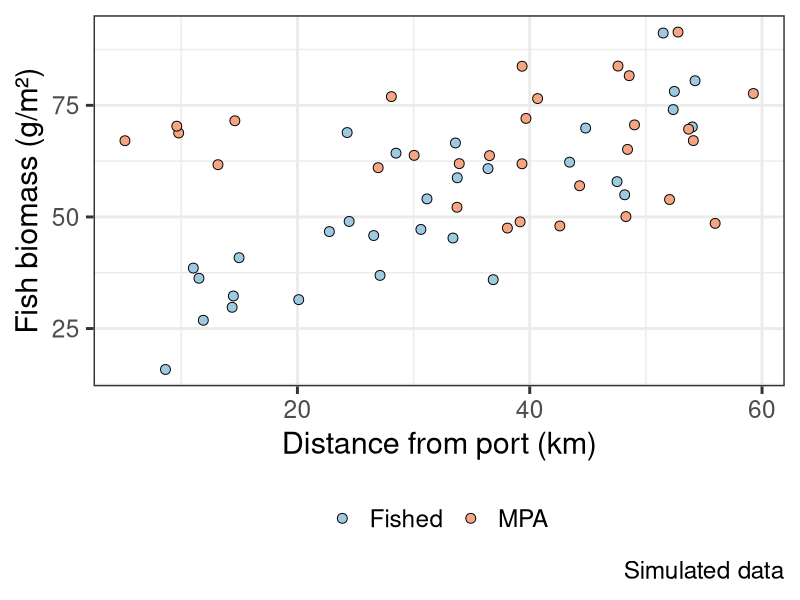
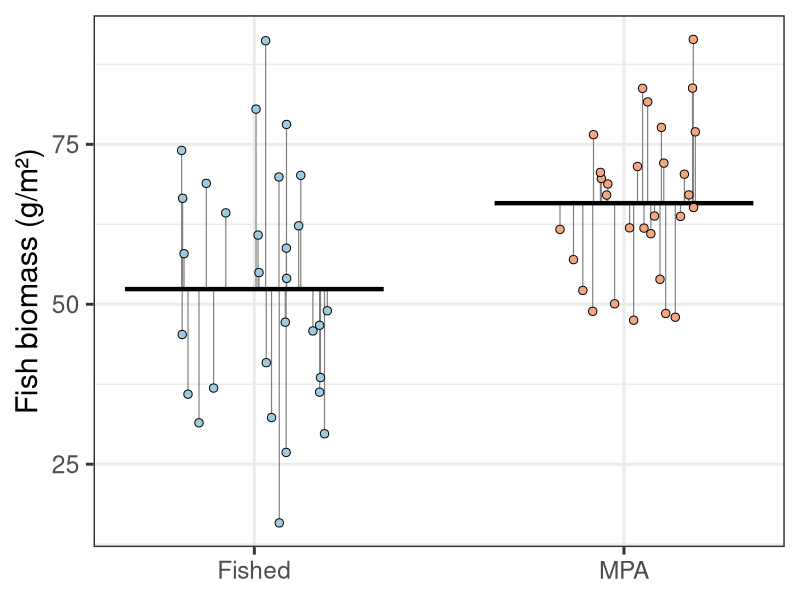
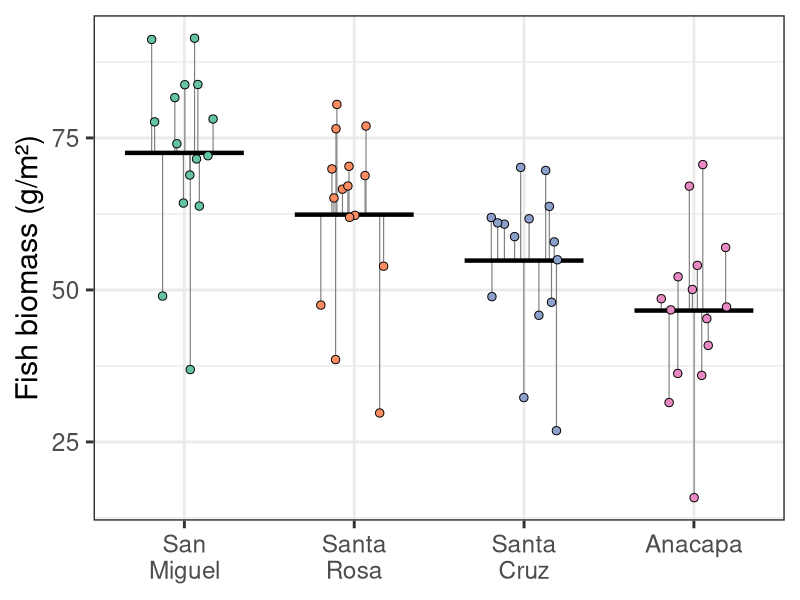
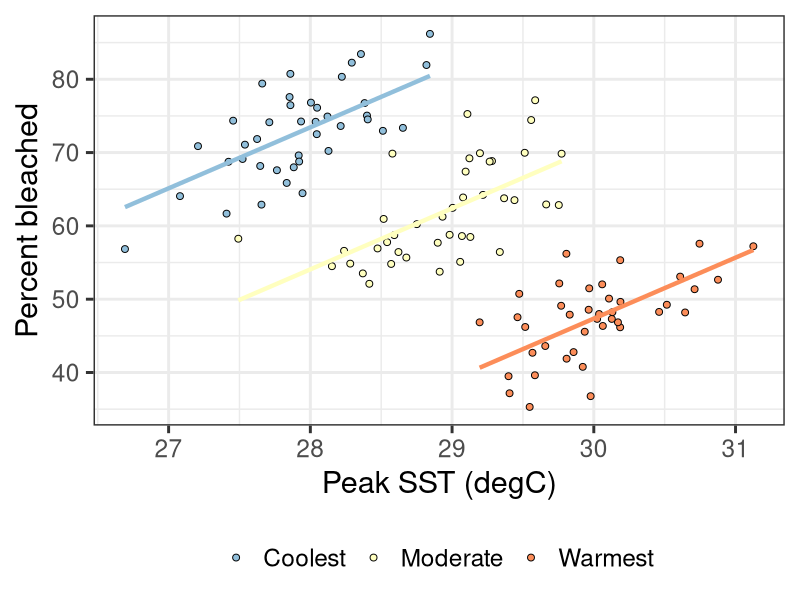
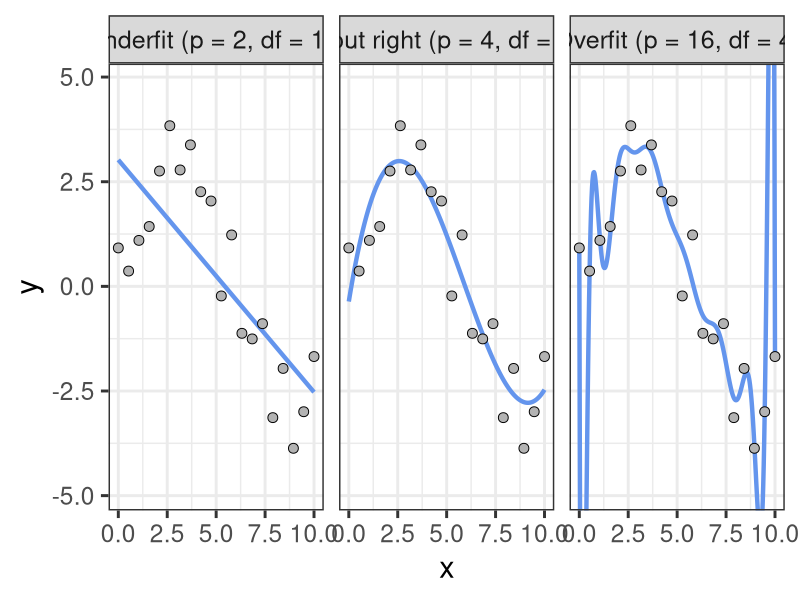
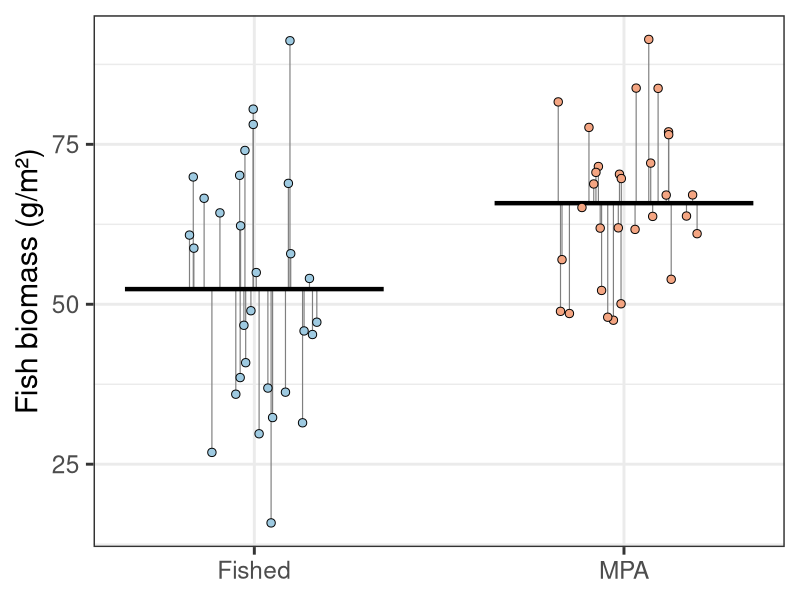
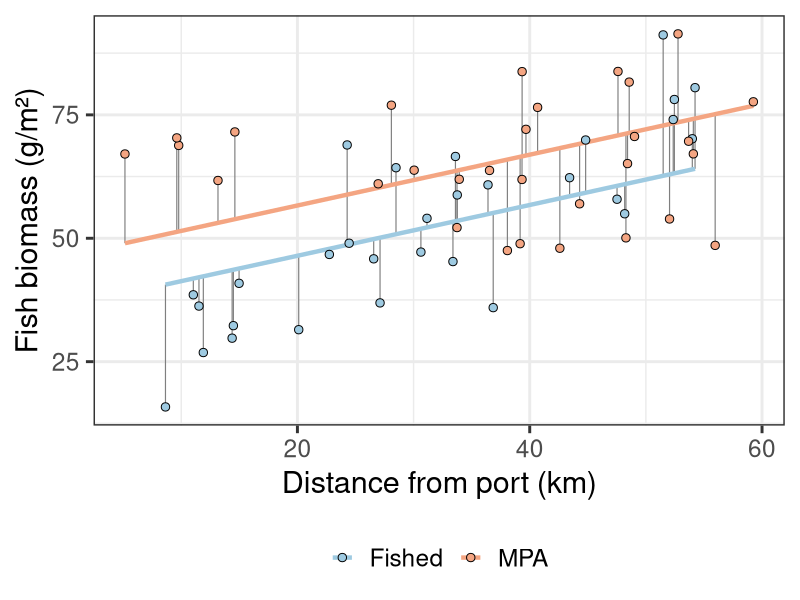
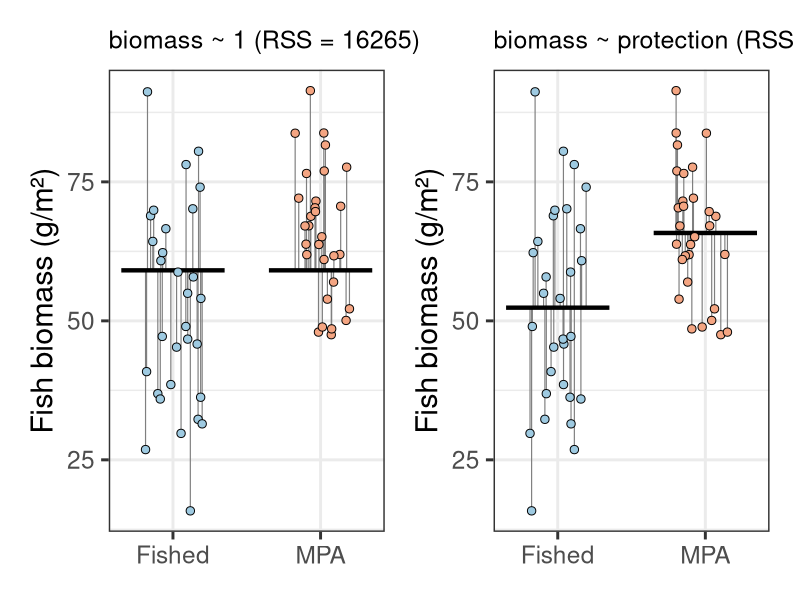

Here is the R script that generated these plots, in order:
## ---- chunk 1
#| label: setup
#| message: false

library(tidyverse)
set.seed(222)
theme_set(theme_bw(22))

# Kelp forest fish biomass at Channel Islands sites. MPAs boost biomass, and
# fished sites recover with distance from port (less fishing pressure).
islands <- c("San Miguel", "Santa Rosa", "Santa Cruz", "Anacapa")
kelp <- tibble(
  island = factor(rep(islands, each = 15), levels = islands),
  protection = factor(
    sample(rep(c("Fished", "MPA"), 30)),
    levels = c("Fished", "MPA")
  ),
  dist_port_km = runif(60, 5, 60)
) |>
  mutate(
    mpa = as.numeric(protection == "MPA"),
    island_effect = c(0, -6, -12, -18)[as.integer(island)],
    biomass = rnorm(
      n(),
      45 + island_effect + 25 * mpa + 0.6 * dist_port_km -
        0.5 * dist_port_km * mpa,
      9
    )
  )

kelp_null <- lm(biomass ~ 1, kelp)
kelp_prot <- lm(biomass ~ protection, kelp)
kelp_island <- lm(biomass ~ island, kelp)
kelp_add <- lm(biomass ~ protection + dist_port_km, kelp)
kelp_int <- lm(biomass ~ protection * dist_port_km, kelp)

# Coral bleaching scenario from Week 4 (Simpson's paradox)
n_per_region <- 40
coral <- tibble(
  region = factor(
    c("Coolest", "Moderate", "Warmest"),
    levels = c("Coolest", "Moderate", "Warmest")
  ),
  sst_mean = c(28, 29, 30),
  region_effect = c(0, -20, -40)
) |>
  slice(rep(1:3, each = n_per_region)) |>
  mutate(
    peak_sst = rnorm(n(), sst_mean, 0.5),
    percent_bleached = -151 + 8 * peak_sst + region_effect + rnorm(n(), 0, 5)
  )
coral_lm <- lm(percent_bleached ~ peak_sst + region, coral)

protection_colours <- c(Fished = "#9ecae1", MPA = "#f4a582")
rss <- function(m) sum(residuals(m)^2)
fmt <- function(x) format(round(x), big.mark = "{,}")

# Fitted model as a LaTeX equation, e.g. biomass = 41.2 + 12.3 MPA + e
eq_tex <- function(m, lhs, labels) {
  b <- coef(m)
  terms <- map2_chr(b[-1], labels, \(x, label) {
    sprintf(
      "%s %.1f \\cdot \\text{%s}",
      if (x < 0) "-" else "+",
      abs(x),
      label
    )
  })
  cat(sprintf(
    "$$\n\\text{%s} = %.1f %s + \\varepsilon\n$$\n",
    lhs,
    b[[1]],
    paste(terms, collapse = " ")
  ))
}

# summary() output without the call, residuals, stars, or R-squared
print_summary <- function(m) {
  out <- capture.output(print(summary(m), signif.stars = FALSE))
  keep <- seq(grep("^Coefficients", out), length(out))
  keep <- setdiff(keep, grep("^Multiple R-squared", out))
  cat(paste0("lm(", deparse(formula(m)), ")"), "", out[keep], sep = "\n")
}

# Points by group (jittered) with each group's fitted value as a horizontal
# segment and residuals drawn as vertical lines
plot_groups <- function(m, group, fill_values = NULL, title = NULL) {
  dat <- kelp |>
    mutate(
      group = {{ group }},
      x = as.integer(group) + runif(n(), -0.2, 0.2),
      fitted = fitted(m)
    )
  fits <- dat |>
    group_by(group) |>
    summarize(fitted = mean(fitted), x = as.integer(first(group)))
  p <- ggplot(dat, aes(x, biomass)) +
    geom_segment(
      aes(xend = x, yend = fitted),
      color = "grey50",
      linewidth = 0.4
    ) +
    geom_segment(
      aes(x = x - 0.35, xend = x + 0.35, y = fitted, yend = fitted),
      fits,
      linewidth = 1.5
    ) +
    geom_point(aes(fill = group), shape = 21, size = 2.5) +
    scale_x_continuous(
      breaks = seq_along(levels(dat$group)),
      labels = str_wrap(levels(dat$group), 6)
    ) +
    labs(x = NULL, y = "Fish biomass (g/m²)", title = title) +
    theme(
      legend.position = "none",
      plot.title = element_text(size = 18),
      panel.grid.minor.x = element_blank()
    )
  if (is.null(fill_values)) {
    p + scale_fill_brewer(palette = "Set2")
  } else {
    p + scale_fill_manual(values = fill_values)
  }
}

# Biomass vs distance from port, with fitted lines per protection status and
# residuals drawn as vertical lines
plot_distance <- function(m, title = NULL) {
  dat <- mutate(kelp, fitted = fitted(m))
  ggplot(dat, aes(dist_port_km, biomass, color = protection)) +
    geom_segment(
      aes(xend = dist_port_km, yend = fitted),
      color = "grey50",
      linewidth = 0.4
    ) +
    geom_line(aes(y = fitted), linewidth = 1.5) +
    geom_point(aes(fill = protection), shape = 21, color = "black", size = 2.5) +
    scale_color_manual(values = protection_colours) +
    scale_fill_manual(values = protection_colours) +
    labs(
      x = "Distance from port (km)",
      y = "Fish biomass (g/m²)",
      color = NULL,
      fill = NULL,
      title = title
    ) +
    theme(legend.position = "bottom", plot.title = element_text(size = 18))
}
## ---- chunk 2
#| fig-width: 7
#| fig-height: 6
ggplot(kelp, aes(dist_port_km, biomass)) +
  geom_point(aes(fill = protection), shape = 21, size = 3) +
  scale_fill_manual(values = protection_colours) +
  labs(
    x = "Distance from port (km)",
    y = "Fish biomass (g/m²)",
    fill = NULL,
    caption = "Simulated data"
  ) +
  theme(legend.position = "bottom")
## ---- chunk 3
kelp |>
  slice(c(1, 16, 31, 46, 2, 17)) |>
  transmute(
    island,
    `Santa Rosa` = as.integer(island == "Santa Rosa"),
    `Santa Cruz` = as.integer(island == "Santa Cruz"),
    Anacapa = as.integer(island == "Anacapa")
  ) |>
  knitr::kable(align = "lccc")
## ---- chunk 4
#| output: asis
eq_tex(kelp_prot, "biomass", "MPA")
## ---- chunk 5
#| fig-width: 5
#| fig-height: 4.5
plot_groups(kelp_prot, protection, protection_colours)
## ---- chunk 6
#| class-output: small-output
print_summary(kelp_prot)
## ---- chunk 7
#| output: asis
eq_tex(kelp_island, "biomass", c("SantaRosa", "SantaCruz", "Anacapa"))
## ---- chunk 8
#| fig-width: 5.5
#| fig-height: 4.5
plot_groups(kelp_island, island)
## ---- chunk 9
#| class-output: small-output
print_summary(kelp_island)
## ---- chunk 10
#| output: asis
eq_tex(coral_lm, "bleached", c("SST", "Moderate", "Warmest"))
## ---- chunk 11
#| fig-width: 5.5
#| fig-height: 4.5
coral |>
  mutate(fitted = fitted(coral_lm)) |>
  ggplot(aes(peak_sst, percent_bleached, color = region)) +
  geom_point(aes(fill = region), shape = 21, color = "black", size = 2) +
  geom_line(aes(y = fitted), linewidth = 1.5) +
  scale_fill_brewer(palette = "RdYlBu", direction = -1) +
  scale_color_brewer(palette = "RdYlBu", direction = -1) +
  labs(x = "Peak SST (degC)", y = "Percent bleached", fill = NULL) +
  guides(color = "none") +
  theme(legend.position = "bottom")
## ---- chunk 12
#| class-output: small-output
print_summary(coral_lm)
## ---- chunk 13
#| fig-width: 14
#| fig-height: 4.5
#| fig-align: center
wiggly <- tibble(x = seq(0, 10, length.out = 20)) |>
  mutate(y = sin(x / 2) * 3 + rnorm(n(), 0, 0.8))
wiggly_grid <- tibble(x = seq(0, 10, length.out = 400))
fit_labels <- c(
  "1" = "Underfit (p = 2, df = 18)",
  "3" = "About right (p = 4, df = 16)",
  "15" = "Overfit (p = 16, df = 4)"
)
wiggly_fits <- map(c(1, 3, 15), \(degree) {
  m <- lm(y ~ poly(x, degree), wiggly)
  mutate(
    wiggly_grid,
    y = predict(m, wiggly_grid),
    fit = fit_labels[[as.character(degree)]]
  )
}) |>
  list_rbind() |>
  mutate(fit = factor(fit, levels = fit_labels))

ggplot(wiggly, aes(x, y)) +
  geom_line(data = wiggly_fits, color = "cornflowerblue", linewidth = 1.5) +
  geom_point(shape = 21, fill = "grey70", size = 3) +
  facet_wrap(~fit) +
  coord_cartesian(ylim = range(wiggly$y) + c(-1, 1)) +
  theme(strip.text = element_text(size = 18))
## ---- chunk 14
#| output: asis
eq_tex(kelp_prot, "biomass", "MPA")
## ---- chunk 15
#| fig-width: 5.5
#| fig-height: 4.5
plot_groups(kelp_prot, protection, protection_colours)
## ---- chunk 16
#| output: asis
eq_tex(kelp_add, "biomass", c("MPA", "dist"))
## ---- chunk 17
#| fig-width: 5.5
#| fig-height: 4.5
plot_distance(kelp_add)
## ---- chunk 18
df_compare <- tibble(
  Model = c("biomass ~ protection", "biomass ~ protection + dist_port_km"),
  p = c(2, 3),
  df = c(df.residual(kelp_prot), df.residual(kelp_add)),
  RSS = c(rss(kelp_prot), rss(kelp_add)),
  `RSS / df` = RSS / df
)
knitr::kable(df_compare, digits = 0, align = "lccrr")
## ---- chunk 19
#| fig-width: 12
#| fig-height: 5
#| fig-align: center
p_null <- plot_groups(
  kelp_null,
  protection,
  protection_colours,
  sprintf("biomass ~ 1 (RSS = %.0f)", rss(kelp_null))
)
p_prot <- plot_groups(
  kelp_prot,
  protection,
  protection_colours,
  sprintf("biomass ~ protection (RSS = %.0f)", rss(kelp_prot))
)
patchwork::wrap_plots(p_null, p_prot)
## ---- chunk 20
f_prot <- anova(kelp_null, kelp_prot)
## ---- chunk 21
#| echo: true
#| class-output: small-output
anova(lm(biomass ~ 1, kelp), lm(biomass ~ protection, kelp))
## ---- chunk 22
#| echo: true
#| class-output: small-output
t.test(biomass ~ protection, kelp, var.equal = TRUE)
## ---- chunk 23
prot_t <- t.test(biomass ~ protection, kelp, var.equal = TRUE)
## ---- chunk 24
#| fig-width: 12
#| fig-height: 5
#| fig-align: center
p_null <- plot_groups(
  kelp_null,
  island,
  title = sprintf("biomass ~ 1 (RSS = %.0f)", rss(kelp_null))
)
p_island <- plot_groups(
  kelp_island,
  island,
  title = sprintf("biomass ~ island (RSS = %.0f)", rss(kelp_island))
)
patchwork::wrap_plots(p_null, p_island)
## ---- chunk 25
f_island <- anova(kelp_null, kelp_island)
## ---- chunk 26
#| echo: true
#| class-output: small-output
anova(lm(biomass ~ 1, kelp), lm(biomass ~ island, kelp))
## ---- chunk 27
#| echo: true
#| class-output: small-output
summary(aov(biomass ~ island, kelp))
## ---- chunk 28
#| fig-width: 12
#| fig-height: 5.5
#| fig-align: center
p_add <- plot_distance(
  kelp_add,
  sprintf("Additive (RSS = %.0f)", rss(kelp_add))
)
p_int <- plot_distance(
  kelp_int,
  sprintf("Interactive (RSS = %.0f)", rss(kelp_int))
)
patchwork::wrap_plots(p_add, p_int, guides = "collect") &
  theme(legend.position = "bottom")
## ---- chunk 29
f_int <- anova(kelp_add, kelp_int)
## ---- chunk 30
#| echo: true
#| class-output: small-output
anova(
  lm(biomass ~ protection + dist_port_km, kelp),
  lm(biomass ~ protection * dist_port_km, kelp)
)
## ---- chunk 31
#| class-output: small-output
coef(summary(kelp_int))
## ---- chunk 32
int_t <- coef(summary(kelp_int))["protectionMPA:dist_port_km", "t value"]
